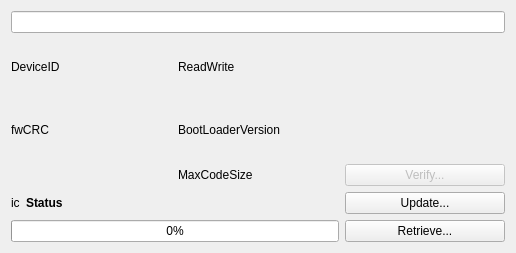
<?xml version="1.0" encoding="UTF-8"?>
<ui version="4.0">
 <class>deviceWidget</class>
 <widget class="QWidget" name="deviceWidget">
  <property name="geometry">
   <rect>
    <x>0</x>
    <y>0</y>
    <width>516</width>
    <height>253</height>
   </rect>
  </property>
  <property name="windowTitle">
   <string>Form</string>
  </property>
  <layout class="QVBoxLayout" name="verticalLayout">
   <item>
    <layout class="QGridLayout" name="gridLayout">
     <item row="2" column="0" colspan="3">
      <widget class="QLineEdit" name="description"/>
     </item>
     <item row="3" column="0">
      <widget class="QLabel" name="deviceID">
       <property name="text">
        <string>DeviceID</string>
       </property>
      </widget>
     </item>
     <item row="7" column="0" colspan="2">
      <widget class="QProgressBar" name="progressBar">
       <property name="value">
        <number>0</number>
       </property>
      </widget>
     </item>
     <item row="3" column="1">
      <widget class="QLabel" name="deviceACL">
       <property name="text">
        <string>ReadWrite</string>
       </property>
      </widget>
     </item>
     <item row="3" column="2" rowspan="2">
      <widget class="QGraphicsView" name="devicePicture">
       <property name="maximumSize">
        <size>
         <width>160</width>
         <height>160</height>
        </size>
       </property>
       <property name="styleSheet">
        <string notr="true">background: transparent</string>
       </property>
       <property name="frameShape">
        <enum>QFrame::NoFrame</enum>
       </property>
      </widget>
     </item>
     <item row="5" column="2">
      <widget class="QPushButton" name="verifyButton">
       <property name="enabled">
        <bool>false</bool>
       </property>
       <property name="text">
        <string>Verify...</string>
       </property>
      </widget>
     </item>
     <item row="6" column="2">
      <widget class="QPushButton" name="updateButton">
       <property name="toolTip">
        <string>Update the firmware on this board.</string>
       </property>
       <property name="text">
        <string>Update...</string>
       </property>
      </widget>
     </item>
     <item row="7" column="2">
      <widget class="QPushButton" name="retrieveButton">
       <property name="toolTip">
        <string>Download the current board firmware to your computer</string>
       </property>
       <property name="text">
        <string>Retrieve...</string>
       </property>
      </widget>
     </item>
     <item row="4" column="1">
      <widget class="QLabel" name="BLVersion">
       <property name="text">
        <string>BootLoaderVersion</string>
       </property>
      </widget>
     </item>
     <item row="4" column="0">
      <widget class="QLabel" name="fwCRC">
       <property name="text">
        <string>fwCRC</string>
       </property>
      </widget>
     </item>
     <item row="5" column="1">
      <widget class="QLabel" name="maxCodeSize">
       <property name="text">
        <string>MaxCodeSize</string>
       </property>
      </widget>
     </item>
     <item row="6" column="0" colspan="2">
      <layout class="QHBoxLayout" name="horizontalLayout">
       <item>
        <widget class="QLabel" name="statusIcon">
         <property name="text">
          <string>ic</string>
         </property>
        </widget>
       </item>
       <item>
        <widget class="QLabel" name="statusLabel">
         <property name="sizePolicy">
          <sizepolicy hsizetype="MinimumExpanding" vsizetype="Preferred">
           <horstretch>0</horstretch>
           <verstretch>0</verstretch>
          </sizepolicy>
         </property>
         <property name="font">
          <font>
           <weight>75</weight>
           <bold>true</bold>
          </font>
         </property>
         <property name="text">
          <string>Status</string>
         </property>
        </widget>
       </item>
      </layout>
     </item>
    </layout>
   </item>
  </layout>
 </widget>
 <resources/>
 <connections/>
</ui>
